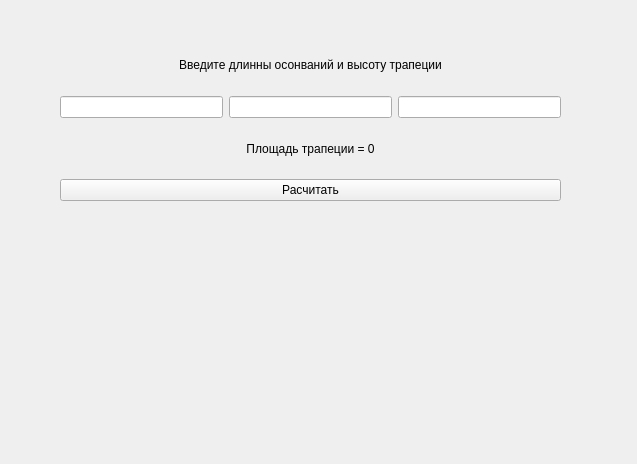
<?xml version="1.0" encoding="UTF-8"?>
<ui version="4.0">
 <class>Trapezoid</class>
 <widget class="QWidget" name="Trapezoid">
  <property name="geometry">
   <rect>
    <x>0</x>
    <y>0</y>
    <width>637</width>
    <height>464</height>
   </rect>
  </property>
  <property name="windowTitle">
   <string>Form</string>
  </property>
  <widget class="QLabel" name="image">
   <property name="geometry">
    <rect>
     <x>140</x>
     <y>210</y>
     <width>341</width>
     <height>191</height>
    </rect>
   </property>
   <property name="text">
    <string/>
   </property>
   <property name="alignment">
    <set>Qt::AlignmentFlag::AlignCenter</set>
   </property>
  </widget>
  <widget class="QWidget" name="layoutWidget">
   <property name="geometry">
    <rect>
     <x>60</x>
     <y>40</y>
     <width>501</width>
     <height>161</height>
    </rect>
   </property>
   <layout class="QGridLayout" name="gridLayout_2">
    <item row="0" column="0">
     <layout class="QGridLayout" name="gridLayout">
      <item row="0" column="0" colspan="3">
       <widget class="QLabel" name="label">
        <property name="text">
         <string>Введите длинны осонваний и высоту трапеции</string>
        </property>
        <property name="textFormat">
         <enum>Qt::TextFormat::AutoText</enum>
        </property>
        <property name="alignment">
         <set>Qt::AlignmentFlag::AlignCenter</set>
        </property>
       </widget>
      </item>
      <item row="1" column="0">
       <widget class="QLineEdit" name="inputlineEditA">
        <property name="alignment">
         <set>Qt::AlignmentFlag::AlignRight|Qt::AlignmentFlag::AlignTrailing|Qt::AlignmentFlag::AlignVCenter</set>
        </property>
       </widget>
      </item>
      <item row="1" column="1">
       <widget class="QLineEdit" name="inputlineEditB">
        <property name="alignment">
         <set>Qt::AlignmentFlag::AlignRight|Qt::AlignmentFlag::AlignTrailing|Qt::AlignmentFlag::AlignVCenter</set>
        </property>
       </widget>
      </item>
      <item row="1" column="2">
       <widget class="QLineEdit" name="inputlineEditC">
        <property name="alignment">
         <set>Qt::AlignmentFlag::AlignRight|Qt::AlignmentFlag::AlignTrailing|Qt::AlignmentFlag::AlignVCenter</set>
        </property>
       </widget>
      </item>
      <item row="2" column="0" colspan="3">
       <widget class="QLabel" name="resultlabel">
        <property name="text">
         <string>Площадь трапеции = 0</string>
        </property>
        <property name="alignment">
         <set>Qt::AlignmentFlag::AlignCenter</set>
        </property>
       </widget>
      </item>
     </layout>
    </item>
    <item row="1" column="0">
     <widget class="QPushButton" name="calculatePushButton">
      <property name="text">
       <string>Расчитать</string>
      </property>
     </widget>
    </item>
   </layout>
  </widget>
 </widget>
 <resources/>
 <connections/>
</ui>
